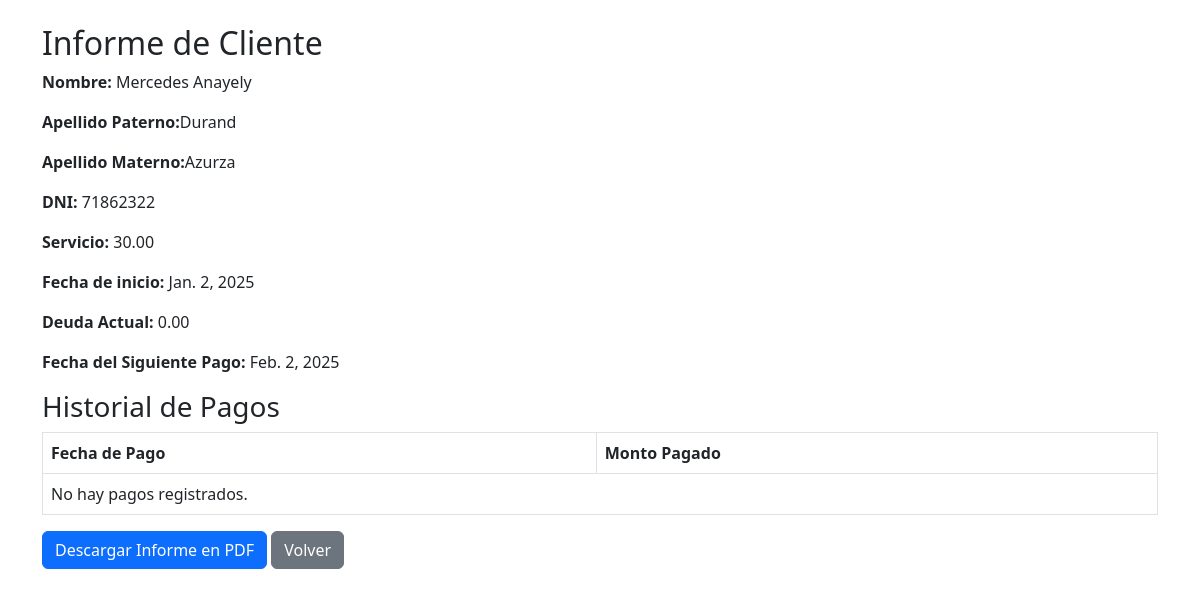
/informe/4/, run on the app's committed database.
### app/models.py (models this page shows, shortened)
class Cliente(models.Model):
    SERVICIO_CHOICES = [
        (30, "30"),
        (35, "35"),
        (40, "40"),
        (45, "45"),
        (50, "50"),
        (55, "55"),
    ]
    nombre = models.CharField(max_length=100)
    apellido_paterno = models.CharField(max_length=100)
    apellido_materno = models.CharField(max_length=100)
    dni = models.CharField(max_length=8, unique=True)
    servicio = models.DecimalField(max_digits=5, decimal_places=2, choices=SERVICIO_CHOICES)
    fecha_inicio = models.DateField()
    direccion = models.TextField()
    def deuda_actual(self):
        meses_transcurridos = (date.today().year - self.fecha_inicio.year) * 12 + (date.today().month - self.fecha_inicio.month)
        pagos_realizados = self.pago_set.aggregate(models.Sum('monto_pagado'))['monto_pagado__sum'] or 0
        deuda_total = meses_transcurridos * (self.servicio) - pagos_realizados
        return  max(deuda_total, 0)
    def siguiente_pago(self):
        meses_transcurridos = (date.today().year - self.fecha_inicio.year) * 12 + (date.today().month - self.fecha_inicio.month)
        return self.fecha_inicio + timedelta(days=31 * (meses_transcurridos + 1))

### app/views.py (the view)
# urls.py: path('informe/<int:pk>/', views.ver_informe, name='ver_informe'),
def ver_informe(request, pk):
    cliente = get_object_or_404(Cliente, pk=pk)
    pagos = cliente.pago_set.all()
    deuda_actual = cliente.deuda_actual()
    siguiente_pago = cliente.siguiente_pago()
    return render(request, 'ver_informe.html', {
        'cliente': cliente,
        'pagos': pagos,
        'deuda_actual': deuda_actual,
        'siguiente_pago': siguiente_pago,
    })

### app/templates/ver_informe.html
{% extends 'base.html' %}
{% block content %}
<h2>Informe de Cliente</h2>
<p><strong>Nombre:</strong> {{ cliente.nombre }}</p>
<p><strong>Apellido Paterno:</strong>{{ cliente.apellido_paterno }}</p>
<p><strong>Apellido Materno:</strong>{{ cliente.apellido_materno }}</p>
<p><strong>DNI:</strong> {{ cliente.dni }}</p>
<p><strong>Servicio:</strong> {{ cliente.servicio }}</p>
<p><strong>Fecha de inicio:</strong> {{ cliente.fecha_inicio }}</p>
<p><strong>Deuda Actual:</strong> {{ deuda_actual }}</p>
<p><strong>Fecha del Siguiente Pago:</strong> {{ siguiente_pago }}</p>
<h3>Historial de Pagos</h3>
<table class="table table-bordered">
    <thead>
        <tr>
            <th>Fecha de Pago</th>
            <th>Monto Pagado</th>
        </tr>
    </thead>
    <tbody>
        {% for pago in pagos %}
        <tr>
            <td>{{ pago.fecha_pago }}</td>
            <td>{{ pago.monto_pagado }}</td>
        </tr>
        {% empty %}
        <tr>
            <td colspan="2">No hay pagos registrados.</td>
        </tr>
        {% endfor %}
    </tbody>
</table>
<a href="{% url 'descargar_informe_pdf' cliente.id %}" class="btn btn-primary">Descargar Informe en PDF</a>
<a href="{% url 'listar_clientes' %}" class="btn btn-secondary">Volver</a>
{% endblock %}

### data on the page
Cliente: nombre "Mercedes Anayely", apellido_paterno "Durand", apellido_materno "Azurza", dni "71862322", servicio "30.00", fecha_inicio "Jan. 2, 2025"

### other printed values
{{ deuda_actual }} "0.00"
{{ siguiente_pago }} "Feb. 2, 2025"
